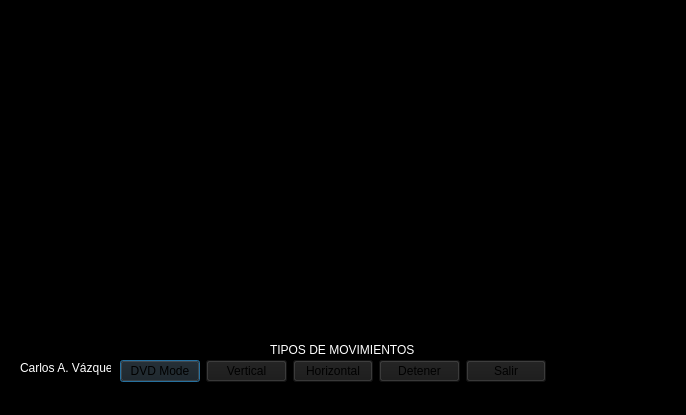
<?xml version="1.0" encoding="UTF-8"?>
<ui version="4.0">
 <class>Dialog</class>
 <widget class="QDialog" name="Dialog">
  <property name="geometry">
   <rect>
    <x>0</x>
    <y>0</y>
    <width>686</width>
    <height>415</height>
   </rect>
  </property>
  <property name="font">
   <font>
    <underline>false</underline>
   </font>
  </property>
  <property name="windowTitle">
   <string>Movimiento de Etiqueta.exe</string>
  </property>
  <property name="windowOpacity">
   <double>2.000000000000000</double>
  </property>
  <property name="styleSheet">
   <string notr="true">background-color: rgb(0, 0, 0);</string>
  </property>
  <widget class="QLabel" name="label">
   <property name="geometry">
    <rect>
     <x>60</x>
     <y>100</y>
     <width>100</width>
     <height>100</height>
    </rect>
   </property>
   <property name="font">
    <font>
     <family>Ink Free</family>
     <pointsize>14</pointsize>
     <weight>50</weight>
     <italic>false</italic>
     <bold>false</bold>
     <underline>true</underline>
    </font>
   </property>
   <property name="autoFillBackground">
    <bool>false</bool>
   </property>
   <property name="styleSheet">
    <string notr="true">color: rgb(170, 0, 0);
border-color: rgb(255, 0, 0);</string>
   </property>
   <property name="textFormat">
    <enum>Qt::PlainText</enum>
   </property>
   <property name="pixmap">
    <pixmap resource="img.qrc">:/img/img/snoopy.png</pixmap>
   </property>
   <property name="scaledContents">
    <bool>false</bool>
   </property>
   <property name="wordWrap">
    <bool>false</bool>
   </property>
  </widget>
  <widget class="QWidget" name="layoutWidget">
   <property name="geometry">
    <rect>
     <x>120</x>
     <y>360</y>
     <width>426</width>
     <height>23</height>
    </rect>
   </property>
   <layout class="QHBoxLayout" name="horizontalLayout">
    <item>
     <widget class="QPushButton" name="btnDvd">
      <property name="styleSheet">
       <string notr="true">border-color: rgb(255, 255, 255);
background-color: rgb(25, 25, 25);</string>
      </property>
      <property name="text">
       <string>DVD Mode</string>
      </property>
     </widget>
    </item>
    <item>
     <widget class="QPushButton" name="btnVertical">
      <property name="styleSheet">
       <string notr="true">border-color: rgb(255, 255, 255);
background-color: rgb(25, 25, 25);</string>
      </property>
      <property name="text">
       <string>Vertical</string>
      </property>
     </widget>
    </item>
    <item>
     <widget class="QPushButton" name="btnMover">
      <property name="styleSheet">
       <string notr="true">border-color: rgb(255, 255, 255);
background-color: rgb(25, 25, 25);</string>
      </property>
      <property name="text">
       <string>Horizontal</string>
      </property>
     </widget>
    </item>
    <item>
     <widget class="QPushButton" name="btnDetener">
      <property name="styleSheet">
       <string notr="true">border-color: rgb(255, 255, 255);
background-color: rgb(25, 25, 25);</string>
      </property>
      <property name="text">
       <string>Detener</string>
      </property>
     </widget>
    </item>
    <item>
     <widget class="QPushButton" name="btnSalir">
      <property name="styleSheet">
       <string notr="true">border-color: rgb(255, 255, 255);
background-color: rgb(25, 25, 25);</string>
      </property>
      <property name="text">
       <string>Salir</string>
      </property>
     </widget>
    </item>
   </layout>
  </widget>
  <widget class="QLabel" name="label_2">
   <property name="geometry">
    <rect>
     <x>20</x>
     <y>360</y>
     <width>91</width>
     <height>16</height>
    </rect>
   </property>
   <property name="styleSheet">
    <string notr="true">background-color: rgb(0, 0, 0);
color: rgb(255, 255, 255);</string>
   </property>
   <property name="text">
    <string>Carlos A. Vázquez</string>
   </property>
  </widget>
  <widget class="QLabel" name="label_3">
   <property name="geometry">
    <rect>
     <x>270</x>
     <y>340</y>
     <width>271</width>
     <height>20</height>
    </rect>
   </property>
   <property name="styleSheet">
    <string notr="true">background-color: rgb(0, 0, 0);
font: 8pt &quot;Tw Cen MT&quot;;
color: rgb(255, 255, 255);</string>
   </property>
   <property name="text">
    <string>TIPOS DE MOVIMIENTOS</string>
   </property>
  </widget>
 </widget>
 <tabstops>
  <tabstop>btnMover</tabstop>
  <tabstop>btnDetener</tabstop>
  <tabstop>btnSalir</tabstop>
 </tabstops>
 <resources>
  <include location="img.qrc"/>
 </resources>
 <connections>
  <connection>
   <sender>btnSalir</sender>
   <signal>clicked()</signal>
   <receiver>Dialog</receiver>
   <slot>close()</slot>
   <hints>
    <hint type="sourcelabel">
     <x>449</x>
     <y>373</y>
    </hint>
    <hint type="destinationlabel">
     <x>605</x>
     <y>356</y>
    </hint>
   </hints>
  </connection>
 </connections>
</ui>
